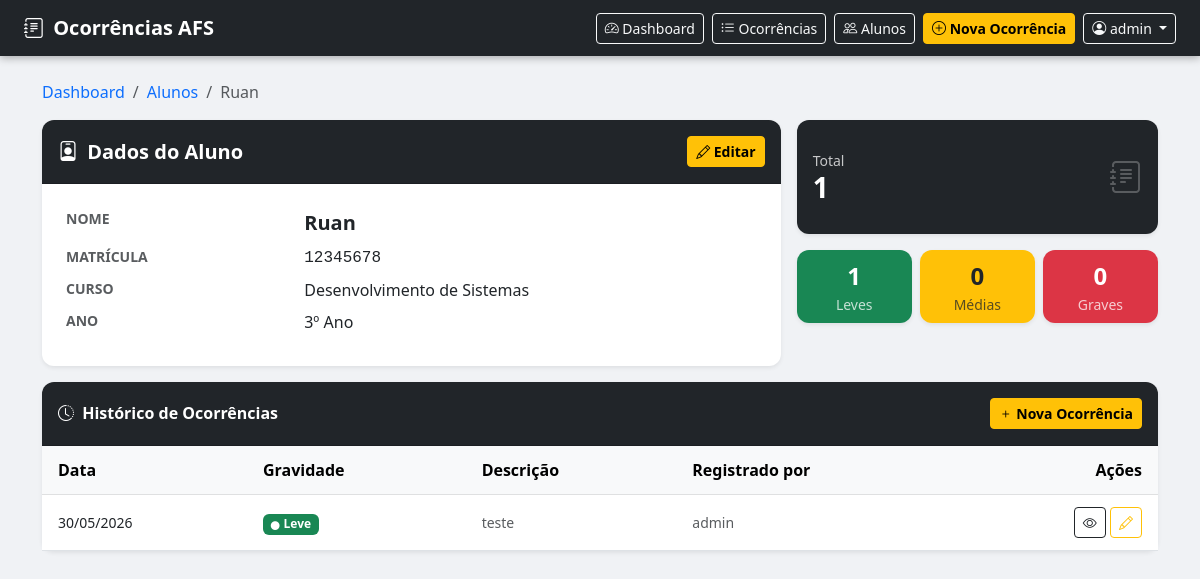
The app's page /alunos/1/ (signed in) with its own data.
### ocorrencias/models.py (models this page shows, shortened)
class Aluno(models.Model):
    class Curso(models.TextChoices):
        ADMINISTRACAO = 'administracao', 'Administração'
        ENFERMAGEM = 'enfermagem', 'Enfermagem'
        INFORMATICA = 'informatica', 'Informática'
        LOGISTICA = 'logistica', 'Logística'
        DS = 'ds', 'Desenvolvimento de Sistemas'
    ANOS = [(1, '1º Ano'), (2, '2º Ano'), (3, '3º Ano')]
    matricula = models.CharField(max_length=20, unique=True, db_index=True)
    nome = models.CharField(max_length=200, db_index=True)
    curso = models.CharField(max_length=50, choices=Curso.choices, db_index=True)
    ano = models.PositiveSmallIntegerField(choices=ANOS, db_index=True)
    ativo = models.BooleanField(default=True)
    class Meta:
        ordering     = ['nome']
        verbose_name = 'Aluno'
        verbose_name_plural = 'Alunos'

class Ocorrencia(models.Model):
    class Gravidade(models.TextChoices):
        LEVE = 'leve', 'Leve'
        MEDIA = 'media', 'Média'
        GRAVE = 'grave', 'Grave'
    aluno = models.ForeignKey(
        Aluno,
        on_delete=models.PROTECT,  # ← PROTECT, não CASCADE
        related_name='ocorrencias'
    )
    registrado_por = models.ForeignKey(
        'auth.User',
        on_delete=models.SET_NULL,
        null=True,
        related_name='ocorrencias_registradas'
    )
    data = models.DateField(db_index=True)
    descricao = models.TextField()
    gravidade = models.CharField(
        max_length=10,
        choices=Gravidade.choices,
        default=Gravidade.LEVE,
        db_index=True,
    )
    criado_em = models.DateTimeField(auto_now_add=True)
    atualizado_em = models.DateTimeField(auto_now=True)
    class Meta:
        ordering     = ['-criado_em']
        verbose_name = 'Ocorrência'
        verbose_name_plural = 'Ocorrências'

### ocorrencias/views.py (the view)
# urls.py: path("alunos/<int:pk>/", views.detalhe_aluno, name="detalhe_aluno"),
@login_required
def detalhe_aluno(request, pk):
    aluno = get_object_or_404(Aluno, pk=pk)
    ocorrencias = aluno.ocorrencias.select_related("registrado_por").order_by("-data")
    stats = ocorrencias.aggregate(
        total=Count("id"),
        leves=Count("id", filter=Q(gravidade="leve")),
        medias=Count("id", filter=Q(gravidade="media")),
        graves=Count("id", filter=Q(gravidade="grave")),
    )
    context = {
        "aluno":      aluno,
        "ocorrencias": ocorrencias,
        "stats":      stats,
    }
    return render(request, "ocorrencias/detalhe_aluno.html", context)

### ocorrencias/templates/ocorrencias/detalhe_aluno.html (shortened to what this page needs)
{% extends 'ocorrencias/base.html' %}
{% block content %}
  <nav aria-label="breadcrumb" class="mb-3">
    <ol class="breadcrumb small">
      <li class="breadcrumb-item"><a href="{% url 'dashboard' %}" class="text-decoration-none">Dashboard</a></li>
      <li class="breadcrumb-item"><a href="{% url 'listar_alunos' %}" class="text-decoration-none">Alunos</a></li>
      <li class="breadcrumb-item active">{{ aluno.nome }}</li>
    </ol>
  </nav>
  <div class="row g-3 mb-3">
    <div class="col-lg-8">
      <div class="card shadow-sm h-100">
        <div class="card-header bg-dark text-white d-flex justify-content-between align-items-center py-3">
          <h5 class="mb-0 fw-semibold">
            <i class="bi bi-person-badge me-1"></i> Dados do Aluno
          </h5>
          <a href="{% url 'editar_aluno' aluno.pk %}" class="btn btn-warning btn-sm fw-semibold">
            <i class="bi bi-pencil"></i> Editar
          </a>
        </div>
        <div class="card-body p-4">
          <dl class="row mb-0">
            <dt class="col-sm-4 text-muted small fw-semibold text-uppercase">Nome</dt>
            <dd class="col-sm-8 fw-semibold fs-5">{{ aluno.nome }}</dd>
            <dt class="col-sm-4 text-muted small fw-semibold text-uppercase">Matrícula</dt>
            <dd class="col-sm-8 font-monospace">{{ aluno.matricula }}</dd>
            <dt class="col-sm-4 text-muted small fw-semibold text-uppercase">Curso</dt>
            <dd class="col-sm-8">{{ aluno.get_curso_display }}</dd>
            <dt class="col-sm-4 text-muted small fw-semibold text-uppercase">Ano</dt>
            <dd class="col-sm-8">{{ aluno.get_ano_display }}</dd>
          </dl>
        </div>
      </div>
    </div>
    <div class="col-lg-4">
      <div class="row g-3 h-100">
        <div class="col-6 col-lg-12">
          <div class="card shadow-sm bg-dark text-white h-100">
            <div class="card-body d-flex justify-content-between align-items-center py-3">
              <div>
                <p class="mb-0 small opacity-75">Total</p>
                <h3 class="mb-0 fw-bold">{{ stats.total }}</h3>
              </div>
              <i class="bi bi-journal-text fs-2 opacity-25"></i>
            </div>
          </div>
        </div>
        <div class="col-6 col-lg-12">
          <div class="row g-2">
            <div class="col-4">
              <div class="card shadow-sm bg-success text-white text-center py-2">
                <div class="fw-bold fs-4">{{ stats.leves }}</div>
                <div class="small opacity-75">Leves</div>
              </div>
            </div>
            <div class="col-4">
              <div class="card shadow-sm bg-warning text-dark text-center py-2">
                <div class="fw-bold fs-4">{{ stats.medias }}</div>
                <div class="small opacity-75">Médias</div>
              </div>
            </div>
            <div class="col-4">
              <div class="card shadow-sm bg-danger text-white text-center py-2">
                <div class="fw-bold fs-4">{{ stats.graves }}</div>
                <div class="small opacity-75">Graves</div>
              </div>
            </div>
          </div>
        </div>
      </div>
    </div>
  </div>
  <div class="card shadow-sm">
    <div class="card-header bg-dark text-white d-flex justify-content-between align-items-center py-3">
      <h6 class="mb-0 fw-semibold">
        <i class="bi bi-clock-history me-1"></i> Histórico de Ocorrências
      </h6>
      <a href="{% url 'cadastrar' %}?aluno={{ aluno.pk }}" class="btn btn-warning btn-sm fw-semibold">
        <i class="bi bi-plus"></i> Nova Ocorrência
      </a>
    </div>
    <div class="card-body p-0">
      {% if ocorrencias %}
      <table class="table table-hover align-middle mb-0">
        <thead class="table-light">
          <tr>
            <th class="ps-3">Data</th>
            <th>Gravidade</th>
            <th>Descrição</th>
            <th>Registrado por</th>
            <th class="text-end pe-3">Ações</th>
          </tr>
        </thead>
        <tbody>
          {% for oc in ocorrencias %}
          <tr>
            <td class="ps-3 text-nowrap small">{{ oc.data|date:"d/m/Y" }}</td>
            <td>
              {% include "ocorrencias/partials/gravidade_badge.html" with gravidade=oc.gravidade %}
            </td>
            <td class="text-muted small">{{ oc.descricao|truncatechars:60 }}</td>
            <td class="text-muted small">
              {{ oc.registrado_por.get_full_name|default:oc.registrado_por.username|default:"—" }}
            </td>
            <td class="text-end pe-3">
              <a href="{% url 'detalhe' oc.pk %}" class="btn btn-sm btn-outline-dark" title="Ver">
                <i class="bi bi-eye"></i>
              </a>
              <a href="{% url 'editar' oc.pk %}" class="btn btn-sm btn-outline-warning" title="Editar">
                <i class="bi bi-pencil"></i>
              </a>
            </td>
          </tr>
          {% endfor %}
        </tbody>
      </table>
      {% else %}
      <div class="text-center text-muted py-5">
        <i class="bi bi-check-circle fs-1 d-block mb-2 opacity-25"></i>
        <p class="mb-0">Nenhuma ocorrência registrada para este aluno.</p>
      </div>
      {% endif %}
    </div>
  </div>
{% endblock %}

### ocorrencias/templates/ocorrencias/base.html (shortened to what this page needs)
<!doctype html>
<html lang="pt-br">
  <head>
    <link href="https://cdn.jsdelivr.net/npm/bootstrap@5.3.0/dist/css/bootstrap.min.css" rel="stylesheet" />
    <link href="https://cdn.jsdelivr.net/npm/bootstrap-icons@1.10.5/font/bootstrap-icons.css" rel="stylesheet" />
  </head>
  <body>
    <nav class="navbar navbar-dark bg-dark px-4">
      <a class="navbar-brand fw-bold fs-5" href="{% url 'dashboard' %}">
        <i class="bi bi-journal-text me-1"></i> Ocorrências AFS
      </a>
      <div class="d-flex align-items-center gap-2 flex-wrap">
        <a href="{% url 'dashboard' %}" class="btn btn-outline-light btn-sm">
          <i class="bi bi-speedometer2"></i> Dashboard
        </a>
        <a href="{% url 'listar' %}" class="btn btn-outline-light btn-sm">
          <i class="bi bi-list-ul"></i> Ocorrências
        </a>
        <a href="{% url 'listar_alunos' %}" class="btn btn-outline-light btn-sm">
          <i class="bi bi-people"></i> Alunos
        </a>
        <a href="{% url 'cadastrar' %}" class="btn btn-warning btn-sm fw-semibold">
          <i class="bi bi-plus-circle"></i> Nova Ocorrência
        </a>
        {% if user.is_authenticated %}
        <div class="dropdown">
          <button class="btn btn-outline-light btn-sm dropdown-toggle" type="button" data-bs-toggle="dropdown">
            <i class="bi bi-person-circle"></i>
            {{ user.get_full_name|default:user.username }}
          </button>
        </div>
        {% endif %}
      </div>
    </nav>
    <div class="container mt-4 pb-5">
      {% block content %}{% endblock %}
    </div>
  </body>
</html>

### ocorrencias/templates/ocorrencias/partials/gravidade_badge.html
{% if gravidade == 'leve' %}
  <span class="badge bg-success"><i class="bi bi-circle-fill me-1" style="font-size:.55rem"></i>Leve</span>
{% elif gravidade == 'media' %}
  <span class="badge bg-warning text-dark"><i class="bi bi-circle-fill me-1" style="font-size:.55rem"></i>Média</span>
{% else %}
  <span class="badge bg-danger"><i class="bi bi-circle-fill me-1" style="font-size:.55rem"></i>Grave</span>
{% endif %}

### ocorrencias/templates/ocorrencias/base.html (style rules this page uses)
body { background-color: #f0f2f5; }
.navbar { box-shadow: 0 2px 8px rgba(0,0,0,.3); }
.card { border: none; border-radius: .75rem; }
.card-header { border-radius: .75rem .75rem 0 0 !important; }
.table > :not(caption) > * > * { padding: .75rem 1rem; }

### records on screen
Aluno: nome "Ruan", matricula "12345678", curso "Desenvolvimento de Sistemas", ano "3º Ano"
Ocorrencia: data "30/05/2026", gravidade "leve" (drawn), descricao "teste", registrado_por.get_full_name "admin"

### other values on screen
{{ user.get_full_name|default:user.username }} "admin"
{{ stats.total }} "1"
{{ stats.leves }} "1"
{{ stats.medias }} "0"
{{ stats.graves }} "0"
